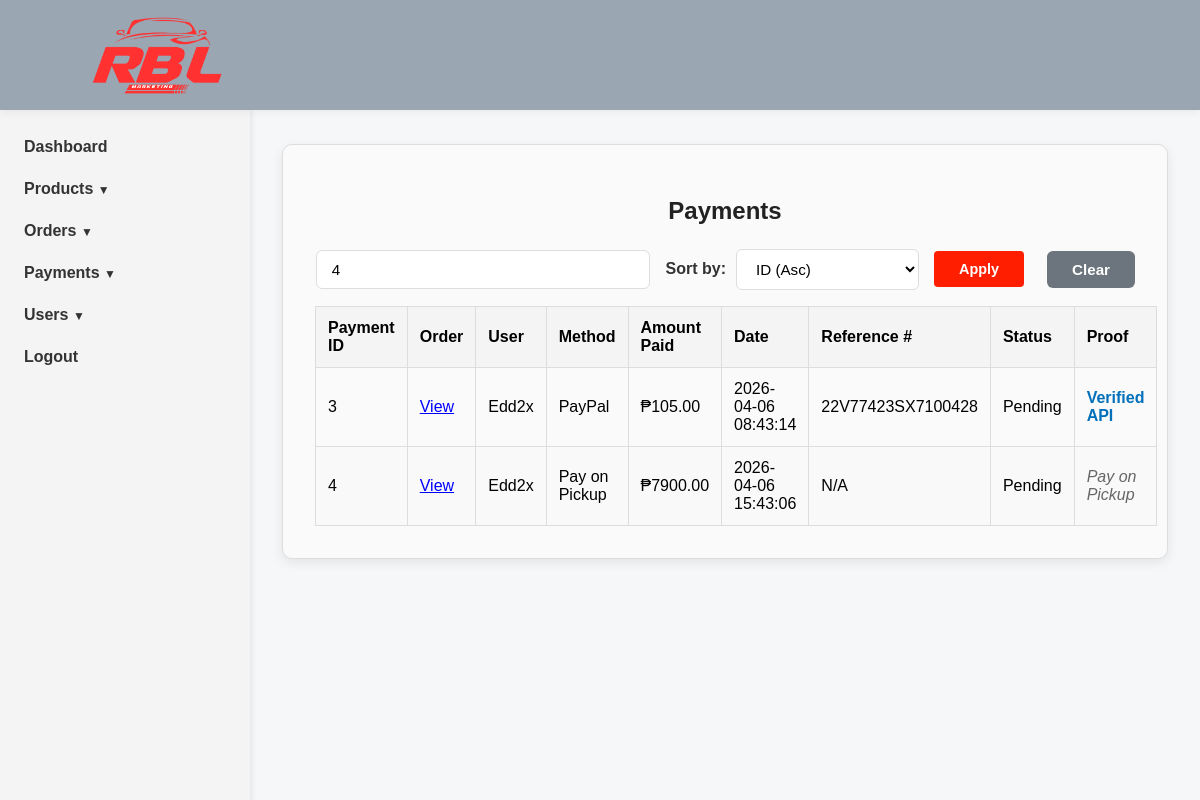
Before: /dashboard/payments/?search=4 (signed in) with the older database file.
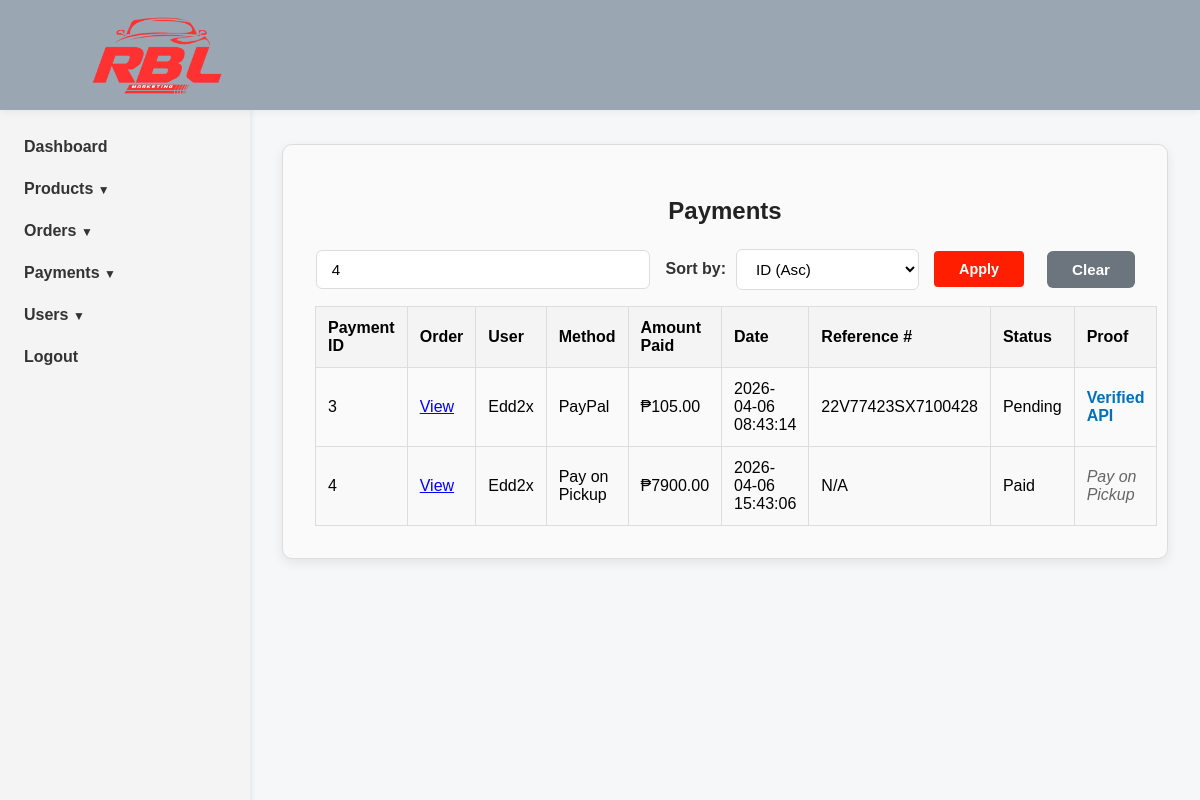
After: the same page with the newer database file.
### orders/models.py (models this page shows, shortened)
class Order(models.Model):
    PAYMENT_CHOICES = (
        ('Pickup', 'Pay on Pickup'),
        ('Online', 'Online Payment (GCash)'),
    )
    STATUS_CHOICES = (
        ('Pending', 'Pending'),
        ('Processing', 'Processing'),
        ('Ready', 'Ready for Pickup'),
        ('Completed', 'Completed'),
        ('Cancelled', 'Cancelled'),
    )
    user = models.ForeignKey(settings.AUTH_USER_MODEL, on_delete=models.CASCADE)
    total_price = models.DecimalField(max_digits=10, decimal_places=2)
    payment_method = models.CharField(max_length=20, choices=PAYMENT_CHOICES, default='Pickup')
    payment_reference = models.CharField(max_length=100, blank=True, null=True)
    payment_proof = models.ImageField(upload_to='payment_proofs/', blank=True, null=True)
    payment_status = models.CharField(max_length=20, default='Pending')
    status = models.CharField(max_length=20, choices=STATUS_CHOICES, default='Pending')
    created_at = models.DateTimeField(auto_now_add=True)

### accounts/models.py (models this page shows)
class CustomUser(AbstractUser):
    middle_name = models.CharField(max_length=50, blank=True, null=True)
    contact_number = models.CharField(max_length=15, blank=True, null=True)
    address = models.TextField(blank=True, null=True)
    birthdate = models.DateField(blank=True, null=True)

### store_dashboard/views.py (the view)
# urls.py: path('payments/', views.dashboard_payments, name='dashboard_payments'),
@staff_member_required
def dashboard_payments(request):
    payments = Order.objects.all()
    search_query = request.GET.get('search', '')
    if search_query:
        payments = payments.filter(
            Q(payment_reference__icontains=search_query) |
            Q(user__username__icontains=search_query) |
            Q(payment_method__icontains=search_query) |
            Q(payment_status__icontains=search_query) |
            Q(id__icontains=search_query)
        )
    sort_by = request.GET.get('sort', 'id_asc') # Default sort is id_asc
    if sort_by == 'id_asc':
        payments = payments.order_by('id')
    elif sort_by == 'id_desc':
        payments = payments.order_by('-id')
    elif sort_by == 'date_asc':
        payments = payments.order_by('created_at')
    elif sort_by == 'date_desc':
        payments = payments.order_by('-created_at')
    elif sort_by == 'amount_asc':
        payments = payments.order_by('total_price')
    elif sort_by == 'amount_desc':
        payments = payments.order_by('-total_price')
    elif sort_by == 'status_asc':
        payments = payments.order_by('payment_status')
    elif sort_by == 'status_desc':
        payments = payments.order_by('-payment_status')
    context = {
        'payments': payments,
        'search': search_query,
        'sort_by': sort_by,
    }
    return render(request, 'store_dashboard/dashboard_payments.html', context)

### catalog/context_processors.py (called while the page is built)
def global_nav_data(request):
    return {
        'nav_categories': Category.objects.all(),
        'nav_brands': Brand.objects.all(),
    }

### store_dashboard/templates/store_dashboard/dashboard_payments.html (shortened to what this page needs)
{% extends 'store_dashboard/base_admin.html' %}
{% load static %}
{% block content %}
<main>
    <div class="admin-products-container">
        <h2>Payments</h2>
        <form method="get" action="{% url 'dashboard_payments' %}" class="filter-controls" style="margin-bottom:1rem;">
            <div class="search-box">
                <input type="text" name="search" placeholder="Search reference, user, method, status..." value="{{ search }}">
            </div>
            <div class="sort-box">
                <label for="sort">Sort by:</label>
                <select name="sort" id="sort">
                    <option value="id_asc" {% if sort_by == 'id_asc' %}selected{% endif %}>ID (Asc)</option>
                </select>
            </div>
            <button type="submit" class="filter-btn">Apply</button>
            <a href="{% url 'dashboard_payments' %}" class="clear-btn">Clear</a>
        </form>
        <table>
            <thead>
                <tr>
                    <th>Payment ID</th>
                    <th>Order</th>
                    <th>User</th>
                    <th>Method</th>
                    <th>Amount Paid</th>
                    <th>Date</th>
                    <th>Reference #</th>
                    <th>Status</th>
                    <th>Proof</th>
                </tr>
            </thead>
            <tbody>
                {% if payments %}
                    {% for row in payments %}
                        <tr>
                            <td>{{ row.id }}</td>
                            <td><a href="{% url 'dashboard_order_summary' row.id %}" style="color: blue; text-decoration: underline;">View</a></td>
                            <td>{{ row.user.username }}</td>
                            <td>{{ row.get_payment_method_display }}</td>
                            <td>₱{{ row.total_price|floatformat:2 }}</td>
                            <td>{{ row.created_at|date:"Y-m-d H:i:s" }}</td>
                            <td>
                                {% if row.payment_reference %}
                                    {{ row.payment_reference }}
                                {% else %}
                                    N/A
                                {% endif %}
                            </td>
                            <td>{{ row.payment_status }}</td>
                            <td>
                                {% if row.payment_method == 'PayPal' %}
                                    <span style="color: #0070ba; font-weight: bold;">Verified API</span>
                                {% elif row.payment_method == 'Pickup' %}
                                    <span style="color: #666; font-style: italic;">Pay on Pickup</span>
                                {% elif row.payment_proof %}
                                    <a href="{{ row.payment_proof.url }}" target="_blank" style="color: blue; text-decoration: underline;">View Screenshot</a>
                                {% else %}
                                    <span style="color: red; font-weight: bold;">No Proof</span>
                                {% endif %}
                            </td>
                        </tr>
                    {% endfor %}
                {% else %}
                    <tr><td colspan='9' style="text-align: center;">No payments found.</td></tr>
                {% endif %}
            </tbody>
        </table>
    </div>
</main>
{% endblock %}

Changed rows visible on the page:
changed Order "Pay on Pickup": payment_status "Pending" → "Paid"
